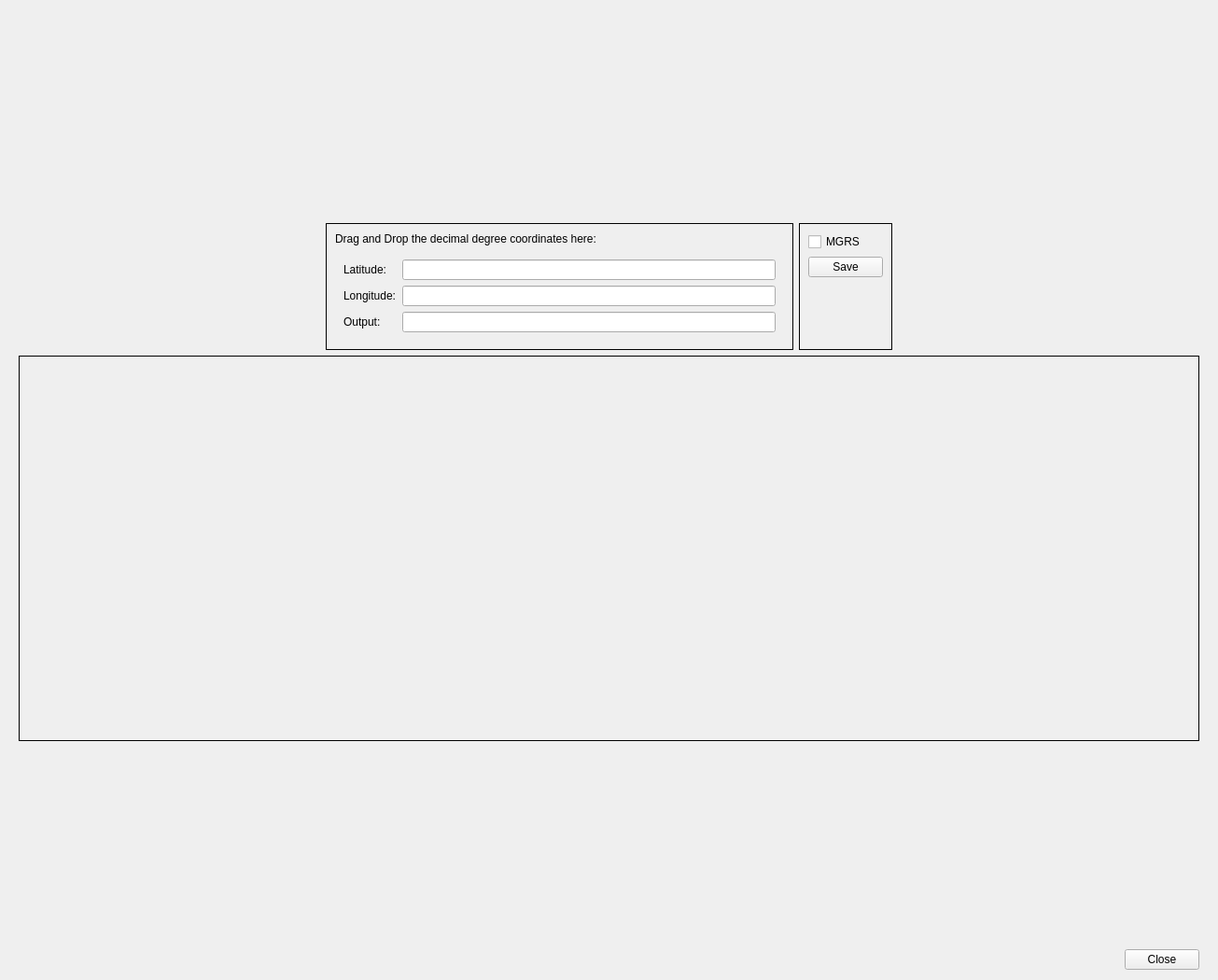
<?xml version="1.0" encoding="UTF-8"?>
<ui version="4.0">
 <class>decimaldegree_to_utm</class>
 <widget class="QWidget" name="decimaldegree_to_utm">
  <property name="geometry">
   <rect>
    <x>0</x>
    <y>0</y>
    <width>1305</width>
    <height>1050</height>
   </rect>
  </property>
  <property name="windowTitle">
   <string>Form</string>
  </property>
  <layout class="QVBoxLayout" name="verticalLayout_2" stretch="1,0,2,1,0">
   <property name="leftMargin">
    <number>20</number>
   </property>
   <property name="rightMargin">
    <number>20</number>
   </property>
   <item>
    <spacer name="verticalSpacer">
     <property name="orientation">
      <enum>Qt::Vertical</enum>
     </property>
     <property name="sizeHint" stdset="0">
      <size>
       <width>20</width>
       <height>80</height>
      </size>
     </property>
    </spacer>
   </item>
   <item>
    <layout class="QHBoxLayout" name="horizontalLayout" stretch="0,0,0,0">
     <property name="topMargin">
      <number>22</number>
     </property>
     <item>
      <spacer name="horizontalSpacer">
       <property name="orientation">
        <enum>Qt::Horizontal</enum>
       </property>
       <property name="sizeHint" stdset="0">
        <size>
         <width>40</width>
         <height>20</height>
        </size>
       </property>
      </spacer>
     </item>
     <item>
      <widget class="QFrame" name="frame">
       <property name="frameShape">
        <enum>QFrame::Box</enum>
       </property>
       <property name="frameShadow">
        <enum>QFrame::Plain</enum>
       </property>
       <layout class="QVBoxLayout" name="verticalLayoutLeft">
        <item>
         <widget class="QLabel" name="label_5">
          <property name="text">
           <string>Drag and Drop the decimal degree coordinates here:</string>
          </property>
         </widget>
        </item>
        <item>
         <layout class="QVBoxLayout" name="verticalLayout">
          <item>
           <widget class="QFrame" name="frame_1">
            <layout class="QFormLayout" name="formLayout">
             <item row="0" column="0">
              <widget class="QLabel" name="label">
               <property name="text">
                <string>Latitude:</string>
               </property>
              </widget>
             </item>
             <item row="0" column="1">
              <widget class="QLineEdit" name="lineEditLat">
               <property name="minimumSize">
                <size>
                 <width>400</width>
                 <height>0</height>
                </size>
               </property>
               <property name="maximumSize">
                <size>
                 <width>600</width>
                 <height>16777215</height>
                </size>
               </property>
               <property name="readOnly">
                <bool>true</bool>
               </property>
              </widget>
             </item>
             <item row="1" column="0">
              <widget class="QLabel" name="label_2">
               <property name="text">
                <string>Longitude:</string>
               </property>
              </widget>
             </item>
             <item row="1" column="1">
              <widget class="QLineEdit" name="lineEditLon">
               <property name="minimumSize">
                <size>
                 <width>400</width>
                 <height>0</height>
                </size>
               </property>
               <property name="maximumSize">
                <size>
                 <width>600</width>
                 <height>16777215</height>
                </size>
               </property>
               <property name="readOnly">
                <bool>true</bool>
               </property>
              </widget>
             </item>
             <item row="4" column="0">
              <widget class="QLabel" name="label_6">
               <property name="text">
                <string>Output:</string>
               </property>
              </widget>
             </item>
             <item row="4" column="1">
              <widget class="QLineEdit" name="lineEditOut">
               <property name="minimumSize">
                <size>
                 <width>400</width>
                 <height>0</height>
                </size>
               </property>
               <property name="maximumSize">
                <size>
                 <width>600</width>
                 <height>16777215</height>
                </size>
               </property>
              </widget>
             </item>
            </layout>
           </widget>
          </item>
         </layout>
        </item>
       </layout>
      </widget>
     </item>
     <item>
      <widget class="QFrame" name="frame_2">
       <property name="frameShape">
        <enum>QFrame::Box</enum>
       </property>
       <property name="frameShadow">
        <enum>QFrame::Plain</enum>
       </property>
       <layout class="QVBoxLayout" name="verticalLayout_3">
       <item>
         <widget class="QCheckBox" name="checkBoxMGRS">
          <property name="text">
           <string>MGRS</string>
          </property>
         </widget>
        </item>
        <item>
         <widget class="QPushButton" name="pushButtonSave">
          <property name="enabled">
           <bool>true</bool>
          </property>
          <property name="text">
           <string>Save</string>
          </property>
         </widget>
        </item>
        <item>
         <spacer name="verticalSpacer_3">
          <property name="orientation">
           <enum>Qt::Vertical</enum>
          </property>
          <property name="sizeHint" stdset="0">
           <size>
            <width>20</width>
            <height>40</height>
           </size>
          </property>
         </spacer>
        </item>
       </layout>
      </widget>
     </item>
     <item>
      <spacer name="horizontalSpacer_2">
       <property name="orientation">
        <enum>Qt::Horizontal</enum>
       </property>
       <property name="sizeHint" stdset="0">
        <size>
         <width>40</width>
         <height>20</height>
        </size>
       </property>
      </spacer>
     </item>
    </layout>
   </item>
   <item>
    <widget class="QFrame" name="framePlotPreview">
     <property name="minimumSize">
      <size>
       <width>0</width>
       <height>100</height>
      </size>
     </property>
     <property name="maximumSize">
      <size>
       <width>16777215</width>
       <height>600</height>
      </size>
     </property>
     <property name="frameShape">
      <enum>QFrame::Box</enum>
     </property>
     <property name="frameShadow">
      <enum>QFrame::Plain</enum>
     </property>
    </widget>
   </item>
   <item>
    <spacer name="verticalSpacer_2">
     <property name="orientation">
      <enum>Qt::Vertical</enum>
     </property>
     <property name="sizeHint" stdset="0">
      <size>
       <width>139</width>
       <height>80</height>
      </size>
     </property>
    </spacer>
   </item>
   <item>
    <layout class="QHBoxLayout" name="horizontalLayout_2">
     <property name="topMargin">
      <number>11</number>
     </property>
     <item>
      <spacer name="horizontalSpacer_3">
       <property name="orientation">
        <enum>Qt::Horizontal</enum>
       </property>
       <property name="sizeHint" stdset="0">
        <size>
         <width>40</width>
         <height>20</height>
        </size>
       </property>
      </spacer>
     </item>
     <item>
      <widget class="QDialogButtonBox" name="buttonBox">
       <property name="standardButtons">
        <set>QDialogButtonBox::Close</set>
       </property>
      </widget>
     </item>
    </layout>
   </item>
  </layout>
 </widget>
 <resources/>
 <connections/>
</ui>
